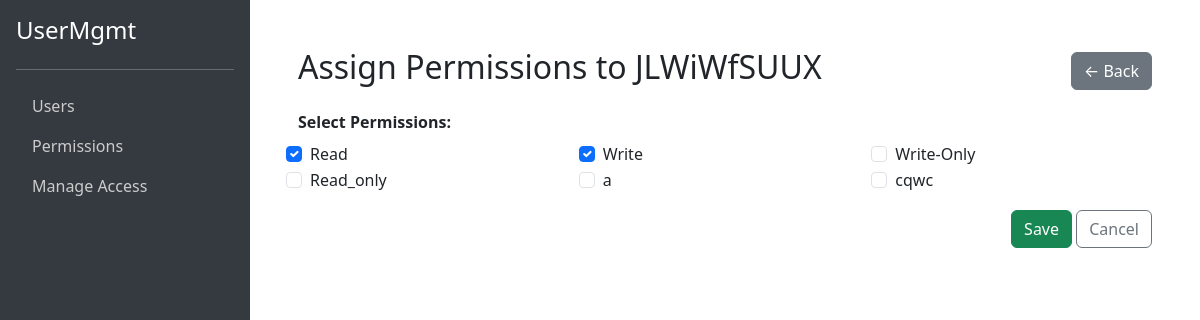
/assign-permissions/JLWiWfSUUX?page=1&per_page=5&query=, run on the app's committed database.
### tables this page shows
CREATE TABLE user (user_id INTEGER PRIMARY KEY AUTOINCREMENT,name varchar NOT NULL,age INTEGER);

CREATE TABLE permission (permission_id INTEGER PRIMARY KEY AUTOINCREMENT,name varchar NOT NULL UNIQUE,description TEXT);

### app/web_ui.py (the view)
@app.route("/assign-permissions/<username>")
def assign_permissions(username):
    user = UserOperation.get_user(username)
    if not user:
        return "User not found", 404
    all_permissions = PermissionOperation.get_all_permission()
    user_perm_data = UserPermission.get_permissions_by_user(user["user_id"])
    user_permissions = []
    if user_perm_data and isinstance(user_perm_data, list):
        perms = user_perm_data[0].get("permissions", "")
        user_permissions = [p.strip() for p in perms.split(",") if p.strip()]
    page = request.args.get("page", "1")
    per_page = request.args.get("per_page", "5")
    query = request.args.get("query", "")
    return render_template("assign_permissions.html",
                           user=user,
                           all_permissions=all_permissions,
                           user_permissions=user_permissions,
                           page=page, per_page=per_page, query=query)

### const/db_connection.py (called while the page is built)
def get_connection():
   con = sqlite3.connect("user.db")
   con.row_factory = sqlite3.Row
   cursor = con.cursor()
   return {"con": con, "cursor": cursor}

### services/permission_operation.py (called while the page is built)
    def get_all_permission():
        db = get_connection()
        con = db['con']
        cursor = db['cursor']
        cursor.execute("SELECT * FROM permission")
        con.commit()
        permissions = cursor.fetchall()
        if permissions:
            return [dict(row) for row in permissions]
        else:
            return None
        con.close()

### services/user_operation.py (called while the page is built)
    def get_user(name: str):
        db = get_connection()
        con = db['con']
        cursor = db['cursor']
        cursor.execute("SELECT * FROM user where name = ?", (name,))
        con.commit()
        row = cursor.fetchone()
        if row:
            return dict(row)
        else:
            return None
        con.close()

### services/user_permission.py (called while the page is built)
    def get_permissions_by_user(user_id: int):
        try:
            db = get_connection()
            con = db['con']
            cursor = db['cursor']
            cursor.execute("""
                SELECT u.user_id,u.name AS user_name,
                GROUP_CONCAT(p.name, ', ') AS permissions
                FROM user u
                JOIN user_permissions up ON u.user_id = up.user_id
                JOIN permission p ON up.permission_id = p.permission_id
                WHERE u.user_id = ?
                GROUP BY u.user_id, u.name
                """, (user_id,))
            rows = cursor.fetchall()
            permissions = [dict(row) for row in rows]
            return permissions
        except Exception as e:
            return {"error": f"Failed to fetch permissions for user {user_id}: {e}"}
        finally:
            con.close()

### app/templates/assign_permissions.html (shortened to what this page needs)
{% extends "base.html" %}
{% block content %}
<div class="container mt-4">
    <div class="d-flex justify-content-between align-items-center mb-3">
        <h2>Assign Permissions to {{ user.name }}</h2>
        <a href="{{ url_for('list_users', page=page, per_page=per_page, query=query) }}" class="btn btn-secondary">← Back</a>
    </div>
    <form method="POST" action="{{ url_for('assign_permissions_post', username=user.name) }}">
        <div class="mb-3">
            <label class="form-label"><strong>Select Permissions:</strong></label>
            <div class="row">
                {% for perm in all_permissions %}
                <div class="form-check col-md-4">
                    <input class="form-check-input" type="checkbox" name="permissions" value="{{ perm.name }}"
                           id="perm{{ perm.permission_id }}" {% if perm.name in user_permissions %}checked{% endif %}>
                    <label class="form-check-label" for="perm{{ perm.permission_id }}">
                        {{ perm.name }}
                    </label>
                </div>
                {% endfor %}
            </div>
        </div>
        <div class="text-end">
            <button type="submit" class="btn btn-success">Save</button>
            <a href="{{ url_for('list_users', page=page, per_page=per_page, query=query) }}" class="btn btn-outline-secondary">Cancel</a>
        </div>
    </form>
</div>
{% endblock %}

### app/templates/base.html (style rules this page uses)
body { min-height: 100vh; display: flex; flex-direction: row; }

### data on the page
user: name "JLWiWfSUUX"
permission: name "☑", name "Read"
permission: name "☑", name "Write"
permission: name "Write-Only"
permission: name "Read_only"
permission: name "cqwc"

### other printed values
{{ perm.name }} "a"
